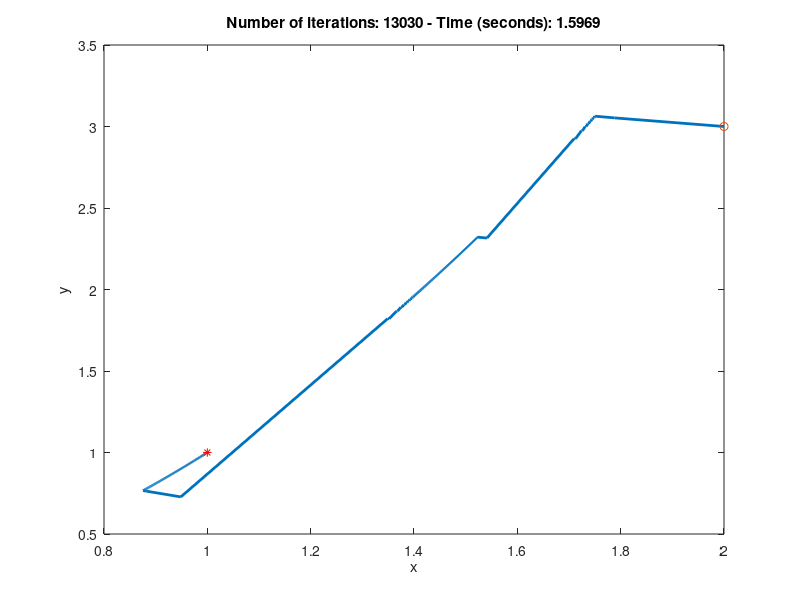
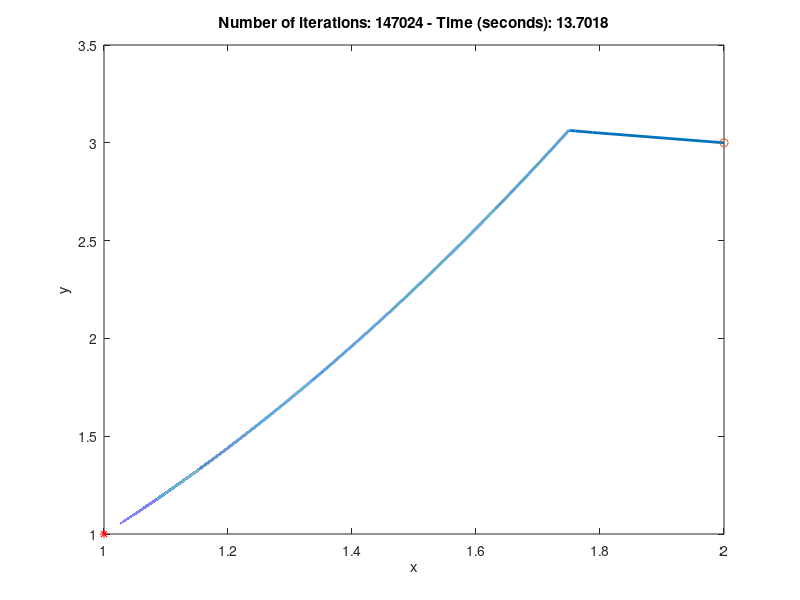
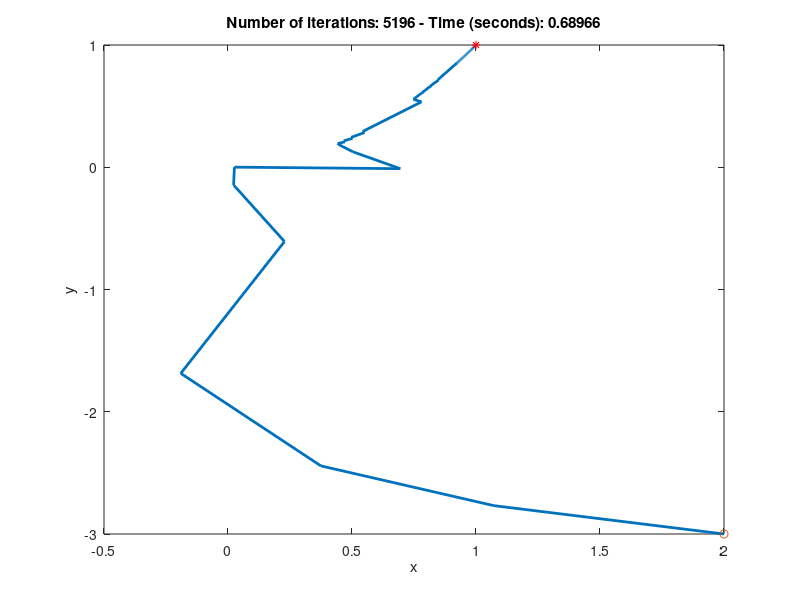

MATLAB code for these plots, in order: (Note: a time limit stopped this script after it produced the figures.)
% -------------------------------------------------------------------------
% Econ 714
% Homework 1 
% Fall 2021 
% Javier Tasso
% -------------------------------------------------------------------------
clearvars
clc 
cd 'C:\Users\Javier\Dropbox\Aplicaciones\Overleaf\Econ714-PS1'

% -------------------------------------------------------------------------
% Part 3
% -------------------------------------------------------------------------

% Define function, gradient and hessian
F = @(x,y) 100 * (y-x^2)^2 + (1-x)^2;
Fx = @(x,y) -400 * x * (y-x^2) - 2 * (1-x);
Fy = @(x,y) 200 * (y-x^2);
Fxx = @(x,y) -400 * y + 1200 * x^2 + 2;
Fyy = @(x,y) 200;
Fxy = @(x,y) -400 * x;
 
% Tolerance level
tol = 10^(-6); 
max_it = 500000;

% Set up the loop
n_initial_guesses = 4;
initial_guess = [2,2,-2,-2;3,-3,3,-2];
bfgs_n_it = zeros(n_initial_guesses,1);
bfgs_time = zeros(n_initial_guesses,1);
bfgs_solution = zeros(2,n_initial_guesses); 
cong_n_it = zeros(n_initial_guesses,1);
cong_time = zeros(n_initial_guesses,1); 
cong_solution = zeros(2,n_initial_guesses); 
nw_n_it = zeros(n_initial_guesses,1);
nw_time = zeros(n_initial_guesses,1); 
nw_solution = zeros(2,n_initial_guesses); 
steepest_d_n_it = zeros(n_initial_guesses,1);
steepest_d_time = zeros(n_initial_guesses,1);
steepest_d_solution = zeros(2,n_initial_guesses); 


for ii = 1:n_initial_guesses

  % Initial guess 

  initial_guess_1 = initial_guess(:,ii); 
  initial_guess_2 = 0.8 * initial_guess_1;
  f_value_initial_guess = F(initial_guess_1(1), initial_guess_1(2));

  % Newton Raphson Method ---------------------------------------------------

  tic 

  % Define variables 
  n_it_nw = 0; 
  x_value_nw = initial_guess_1;
  diff = 1;
  f_value = f_value_initial_guess;

  while diff > tol && n_it_nw < max_it
     n_it_nw = n_it_nw + 1;
     x_value_nw = x_value_nw - [Fxx(x_value_nw(1), x_value_nw(2)), Fxy(x_value_nw(1), x_value_nw(2)); ...
         Fxy(x_value_nw(1), x_value_nw(2)), Fyy(x_value_nw(1), x_value_nw(2))] ... 
         \ [Fx(x_value_nw(1), x_value_nw(2));Fy(x_value_nw(1), x_value_nw(2))];
     diff = abs(f_value - F(x_value_nw(1), x_value_nw(2)));
     f_value = F(x_value_nw(1), x_value_nw(2));
        
  end

  nw_time(ii) = toc;
  nw_n_it(ii) = n_it_nw;
  nw_solution(:,ii) = x_value_nw;


  % Clean 
  clear diff f_value n_it_nw
   

  % -------------------------------------------------------------------------

  % BFGS --------------------------------------------------------------------

  tic 

  % Define variables 
  n_it_bfgs = 0; 

  % Need two guesses here so I can start approximating the inv(Hessian)
  x_value_bfgs_1 = initial_guess_1;
  x_value_bfgs_2 = initial_guess_2; 
  diff = 1;
  f_value_2 = F(initial_guess_2(1), initial_guess_2(2));

  % Use a something that resembles the true hessian 
  H_inv = inv([Fxx(1,1),0;0,200]);
      

  while diff > tol && n_it_bfgs < max_it
      
     n_it_bfgs = n_it_bfgs + 1;
     s = x_value_bfgs_2 - x_value_bfgs_1; 
     y = [Fx(x_value_bfgs_2(1),x_value_bfgs_2(2));Fy(x_value_bfgs_2(1),x_value_bfgs_2(2))] - ...
         [Fx(x_value_bfgs_1(1),x_value_bfgs_1(2));Fy(x_value_bfgs_1(1),x_value_bfgs_1(2))];
     H_inv = (eye(2) - s*transpose(y) / (transpose(y)*s)) * H_inv * (eye(2) - y*transpose(s) ... 
         / (transpose(y)*s)) + s*transpose(s) / (transpose(y)*s);
     x_value_bfgs_1 = x_value_bfgs_2;
     x_value_bfgs_2 = x_value_bfgs_2 - H_inv * [Fx(x_value_bfgs_2(1),x_value_bfgs_2(2));...
         Fy(x_value_bfgs_2(1),x_value_bfgs_2(2))];
     f_value_1 = f_value_2;
     f_value_2 = F(x_value_bfgs_2(1), x_value_bfgs_2(2));
     diff = abs(f_value_2 - f_value_1);
      
  end

  bfgs_time(ii) = toc; 
  bfgs_n_it(ii) = n_it_bfgs;
  bfgs_solution(:,ii) = x_value_bfgs_2;

  % Clean
  clear y s H_inv f_value_1 f_value_2 diff x_value_bfgs_1 

  % -------------------------------------------------------------------------

  % Steepest descent method -------------------------------------------------

  tic 

  % Define variables
  x_value_steepest_descent = initial_guess_1;
  n_it_steepest_descent = 0;
  diff = 1;
  X_grid = zeros(2, max_it);
  X_grid(:,n_it_steepest_descent+1) = x_value_steepest_descent;


  while diff > tol && n_it_steepest_descent < max_it
      
     n_it_steepest_descent = n_it_steepest_descent + 1; 
     gradient = [Fx(x_value_steepest_descent(1),x_value_steepest_descent(2)); ...
         Fy(x_value_steepest_descent(1),x_value_steepest_descent(2))];
     H = [Fxx(x_value_steepest_descent(1),x_value_steepest_descent(2)), ... 
         Fxy(x_value_steepest_descent(1),x_value_steepest_descent(2)); ... 
         Fxy(x_value_steepest_descent(1),x_value_steepest_descent(2)), ...
         Fyy(x_value_steepest_descent(1),x_value_steepest_descent(2))];
     step_size = transpose(gradient) * gradient / (transpose(gradient) * H * gradient);
     x_value_steepest_descent = x_value_steepest_descent - step_size * gradient;
     diff = norm(gradient);
     X_grid(:,n_it_steepest_descent+1) = x_value_steepest_descent;

  end

  steepest_d_time(ii) = toc; 
  steepest_d_n_it(ii) = n_it_steepest_descent;
  steepest_d_solution(:,ii) = x_value_steepest_descent;

  % Plot the steps
  X_grid = X_grid(:,1:n_it_steepest_descent);


  figure(1)
  plot(X_grid(1,:),X_grid(2,:),'linewidth', 2)
  hold on
  plot(1,1,'r*')
  plot(initial_guess_1(1),initial_guess_1(2),'-o')
  xlabel('x')
  ylabel('y')
  title(['Number of iterations: ',num2str(n_it_steepest_descent), ...
      ' - Time (seconds): ', num2str(steepest_d_time(ii))])
  hold off
  saveas(gcf,sprintf('econ714_homework1_question3_plot_steepest_descent_%d.png',ii));
  close(figure(1))

  % Clean 
  clear diff f_value gradient H step_size X_grid   
   

  % -------------------------------------------------------------------------

  % Conjugate Gradient Method -----------------------------------------------

  tic

  max_eigen = max(eig([Fxx(initial_guess_1(1),initial_guess_1(2)), Fxy(initial_guess_1(1),initial_guess_1(2));...
      Fxy(initial_guess_1(1),initial_guess_1(2)), Fyy(initial_guess_1(1),initial_guess_1(2))]));

  step_size = 1/max_eigen; 
  n_it_cong = 0;
  diff = 1;
  X_values_cong = zeros(2, max_it);
  X_values_cong(:,1) = initial_guess_1;

  
  while diff > tol && n_it_cong < max_it 
      
     n_it_cong = n_it_cong + 1;
     r = - [Fx(X_values_cong(1,n_it_cong), X_values_cong(2,n_it_cong)); ...
         Fy(X_values_cong(1,n_it_cong), X_values_cong(2,n_it_cong))];
     X_values_cong(:, n_it_cong+1) = X_values_cong(:, n_it_cong) + step_size * r;
     gradient = [Fx(X_values_cong(1,n_it_cong+1), X_values_cong(2,n_it_cong+1)); ...
         Fy(X_values_cong(1,n_it_cong+1), X_values_cong(2,n_it_cong+1))];
     r_new = -gradient + (norm(gradient))^2 / (norm(r))^2 * r;
     diff = norm(r_new); 
     
      
  end

  cong_time(ii) = toc;
  cong_n_it(ii) = n_it_cong; 
  cong_solution(:,ii) = X_values_cong(:,n_it_cong);


  X_grid = X_values_cong(:,1:n_it_cong); 
  figure(2)
  plot(X_grid(1,:),X_grid(2,:),'linewidth', 2)
  hold on
  plot(1,1,'r*')
  plot(initial_guess_1(1),initial_guess_1(2),'-o')
  xlabel('x')
  ylabel('y')
  title(['Number of iterations: ',num2str(n_it_cong), ' - Time (seconds): ', num2str(cong_time(ii))])
  hold off
  saveas(gcf,sprintf('econ714_homework1_question3_plot_cong_%d.png',ii));
  close(figure(2))

  % Clean things
  clear diff gradient r r_new step_size X_grid X_values_cong 

end

% Clean things 
clear F Fx Fy Fxx Fxy Fyy ii initial_guess_1 initial_guess_2 max_eigen max_it ...
    n_initial_guesses n_it_bfgs n_it_cong n_it_steepest_descent tol x_value_bfgs_2 ...
    x_value_cong x_value_nw x_value_steepest_descent f_value_initial_guess f_values_cong

v = round([transpose(nw_n_it); transpose(nw_time); transpose(bfgs_n_it); transpose(bfgs_time)],4);
row_names = {'Newton Raphson'; 'Time (in seconds)'; 'BFGS'; 'Time (in seconds)'};
vv = [row_names, num2cell(v)];
vvv = cell2table(vv, 'VariableNames', {'Method'; 'GuessI'; 'GuessII'; 'GuessIII'; 'GuessIV'});

% Export output 
writetable(vvv,'econ714_homework1_question3_output.csv')

% Clean 
clearvars 
